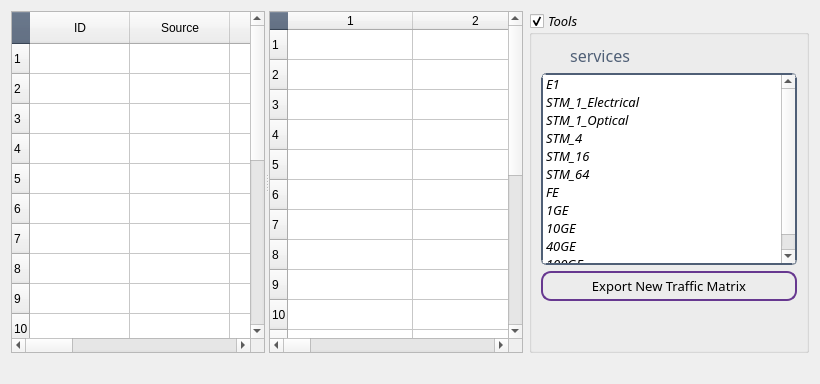
       <widget class="QWidget" name="TrafficMatrixTab">
        <attribute name="title">
         <string>Traffic Matrix Tab</string>
        </attribute>
        <layout class="QGridLayout" name="gridLayout_12">
         <item row="0" column="0">
          <widget class="QSplitter" name="splitter_2">
           <property name="orientation">
            <enum>Qt::Horizontal</enum>
           </property>
           <widget class="QTableWidget" name="General_TM">
            <property name="styleSheet">
             <string notr="true">QTableWidget {
    
	
	font: 9pt &quot;Bahnschrift&quot;;
	selection-background-color: #C0C0C0
}
QTableWidget QTableCornerButton::section {
    background: #4f5f76;
  }</string>
            </property>
            <property name="frameShadow">
             <enum>QFrame::Sunken</enum>
            </property>
            <property name="lineWidth">
             <number>1</number>
            </property>
            <property name="autoScroll">
             <bool>true</bool>
            </property>
            <property name="dragDropOverwriteMode">
             <bool>true</bool>
            </property>
            <property name="alternatingRowColors">
             <bool>false</bool>
            </property>
            <property name="showGrid">
             <bool>true</bool>
            </property>
            <property name="sortingEnabled">
             <bool>false</bool>
            </property>
            <property name="cornerButtonEnabled">
             <bool>true</bool>
            </property>
            <property name="rowCount">
             <number>20</number>
            </property>
            <property name="columnCount">
             <number>9</number>
            </property>
            <row/>
            <row/>
            <row/>
            <row/>
            <row/>
            <row/>
            <row/>
            <row/>
            <row/>
            <row/>
            <row/>
            <row/>
            <row/>
            <row/>
            <row/>
            <row/>
            <row/>
            <row/>
            <row/>
            <row/>
            <column>
             <property name="text">
              <string>ID</string>
             </property>
            </column>
            <column>
             <property name="text">
              <string>Source</string>
             </property>
            </column>
            <column>
             <property name="text">
              <string>Destination</string>
             </property>
            </column>
            <column>
             <property name="text">
              <string>Old
Cable Type</string>
             </property>
            </column>
            <column>
             <property name="text">
              <string>Cable
Type</string>
             </property>
            </column>
            <column>
             <property name="text">
              <string>Distance
Real (Km)</string>
             </property>
            </column>
            <column>
             <property name="text">
              <string>Att. (dB/ Km )
for Network Plan </string>
             </property>
            </column>
            <column>
             <property name="text">
              <string>Status</string>
             </property>
            </column>
            <column>
             <property name="text">
              <string>Degree</string>
             </property>
            </column>
           </widget>
           <widget class="QTableWidget" name="Traffic_matrix">
            <property name="maximumSize">
             <size>
              <width>16777215</width>
              <height>16777215</height>
             </size>
            </property>
            <property name="styleSheet">
             <string notr="true">QTableWidget {
    
	
	selection-background-color: #C0C0C0 ;
  
	
}
QTableWidget QTableCornerButton::section {
    background: #4f5f76;
  } 
</string>
            </property>
            <property name="alternatingRowColors">
             <bool>false</bool>
            </property>
            <property name="textElideMode">
             <enum>Qt::ElideMiddle</enum>
            </property>
            <property name="showGrid">
             <bool>true</bool>
            </property>
            <property name="gridStyle">
             <enum>Qt::SolidLine</enum>
            </property>
            <property name="sortingEnabled">
             <bool>false</bool>
            </property>
            <property name="rowCount">
             <number>20</number>
            </property>
            <property name="columnCount">
             <number>10</number>
            </property>
            <attribute name="horizontalHeaderCascadingSectionResizes">
             <bool>true</bool>
            </attribute>
            <attribute name="horizontalHeaderDefaultSectionSize">
             <number>125</number>
            </attribute>
            <attribute name="horizontalHeaderShowSortIndicator" stdset="0">
             <bool>false</bool>
            </attribute>
            <attribute name="verticalHeaderShowSortIndicator" stdset="0">
             <bool>true</bool>
            </attribute>
            <attribute name="verticalHeaderStretchLastSection">
             <bool>false</bool>
            </attribute>
            <row/>
            <row/>
            <row/>
            <row/>
            <row/>
            <row/>
            <row/>
            <row/>
            <row/>
            <row/>
            <row/>
            <row/>
            <row/>
            <row/>
            <row/>
            <row/>
            <row/>
            <row/>
            <row/>
            <row/>
            <column/>
            <column/>
            <column/>
            <column/>
            <column/>
            <column/>
            <column/>
            <column/>
            <column/>
            <column/>
           </widget>
          </widget>
         </item>
         <item row="1" column="0">
          <spacer name="horizontalSpacer">
           <property name="orientation">
            <enum>Qt::Horizontal</enum>
           </property>
           <property name="sizeHint" stdset="0">
            <size>
             <width>40</width>
             <height>20</height>
            </size>
           </property>
          </spacer>
         </item>
         <item row="0" column="1">
          <widget class="QGroupBox" name="TM_groupbox">
           <property name="font">
            <font>
             <family>Bahnschrift</family>
             <pointsize>10</pointsize>
             <italic>true</italic>
            </font>
           </property>
           <property name="mouseTracking">
            <bool>false</bool>
           </property>
           <property name="accessibleDescription">
            <string/>
           </property>
           <property name="title">
            <string>Tools</string>
           </property>
           <property name="flat">
            <bool>true</bool>
           </property>
           <property name="checkable">
            <bool>true</bool>
           </property>
           <property name="checked">
            <bool>true</bool>
           </property>
           <layout class="QGridLayout" name="gridLayout_5">
            <item row="0" column="0">
             <widget class="QLabel" name="label_7">
              <property name="font">
               <font>
                <family>Bahnschrift SemiBold Condensed</family>
                <pointsize>12</pointsize>
                <weight>7</weight>
                <italic>false</italic>
                <bold>false</bold>
               </font>
              </property>
              <property name="styleSheet">
               <string notr="true">QLabel {
  
	
	font: 63 12pt &quot;Bahnschrift SemiBold Condensed&quot;;
	color:#4f5f76
}</string>
              </property>
              <property name="frameShape">
               <enum>QFrame::NoFrame</enum>
              </property>
              <property name="frameShadow">
               <enum>QFrame::Sunken</enum>
              </property>
              <property name="text">
               <string>       services</string>
              </property>
             </widget>
            </item>
            <item row="1" column="0" colspan="2">
             <widget class="QListWidget" name="listWidget">
              <property name="font">
               <font>
                <family>Bahnschrift</family>
                <pointsize>10</pointsize>
               </font>
              </property>
              <property name="styleSheet">
               <string notr="true">QListWidget {
    alternate-background-color: yellow;
	border:2px double;
	border-color:  #4f5f76;
	border-radius: 5px; 
    
}
QListWidget {
    show-decoration-selected: 1; /* make the selection span the entire width of the view */
}

QListWidget::item:alternate {
    background: #EEEEEE;
}



QListWidget::item:selected:active {
    background:   #4f5f76
}

QListWidget::item:hover {
    
    background : #C0C0C0
}</string>
              </property>
              <item>
               <property name="text">
                <string>E1</string>
               </property>
              </item>
              <item>
               <property name="text">
                <string>STM_1_Electrical</string>
               </property>
              </item>
              <item>
               <property name="text">
                <string>STM_1_Optical</string>
               </property>
              </item>
              <item>
               <property name="text">
                <string>STM_4</string>
               </property>
              </item>
              <item>
               <property name="text">
                <string>STM_16</string>
               </property>
              </item>
              <item>
               <property name="text">
                <string>STM_64</string>
               </property>
              </item>
              <item>
               <property name="text">
                <string>FE</string>
               </property>
              </item>
              <item>
               <property name="text">
                <string>1GE</string>
               </property>
              </item>
              <item>
               <property name="text">
                <string>10GE</string>
               </property>
              </item>
              <item>
               <property name="text">
                <string>40GE</string>
               </property>
              </item>
              <item>
               <property name="text">
                <string>100GE</string>
               </property>
              </item>
             </widget>
            </item>
            <item row="4" column="0">
             <spacer name="verticalSpacer_2">
              <property name="orientation">
               <enum>Qt::Vertical</enum>
              </property>
              <property name="sizeHint" stdset="0">
               <size>
                <width>20</width>
                <height>40</height>
               </size>
              </property>
             </spacer>
            </item>
            <item row="2" column="0" rowspan="2" colspan="2">
             <widget class="QPushButton" name="SaveChanges_button">
              <property name="minimumSize">
               <size>
                <width>84</width>
                <height>30</height>
               </size>
              </property>
              <property name="font">
               <font>
                <family>Bahnschrift Condensed</family>
                <pointsize>10</pointsize>
                <weight>9</weight>
                <italic>false</italic>
                <bold>false</bold>
               </font>
              </property>
              <property name="styleSheet">
               <string notr="true">QPushButton {
	
	
	font: 75 10pt &quot;Bahnschrift Condensed&quot;;
	
    border: 2px solid #8f8f91; min-width: 80px;
	border-color: #673890; 
    border-radius: 10px;
}

QPushButton:pressed {
    background-color:  #8076a3; 
   
	background-color: rgb(255, 255, 255);
}
QPushButton:hover {
    background-color: #8076a3; 
     
	color: rgb(255, 255, 255);
}
QPushButton:flat {
    border: none; /* no border for a flat push button */
}

QPushButton:default {
    border-color: navy; /* make the default button prominent */
}</string>
              </property>
              <property name="text">
               <string>Export New Traffic Matrix</string>
              </property>
             </widget>
            </item>
           </layout>
          </widget>
         </item>
        </layout>
       </widget>
